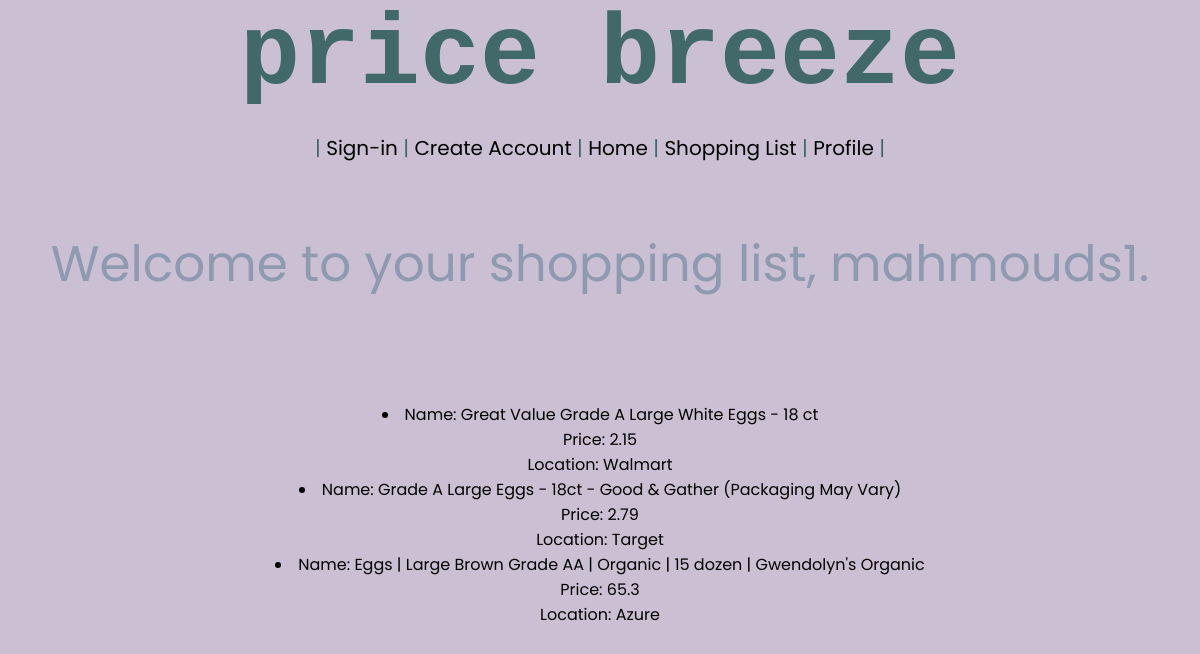
The page /list/ (signed in) on the database its author committed.
### breeze/models.py (models this page shows)
class Item(models.Model):
    item_id = models.IntegerField()
    userid = models.ForeignKey('ShoppingList', on_delete=models.CASCADE, null=True)
    item_name = models.CharField(max_length=50)
    price = models.CharField(max_length=50, null=True)
    location = models.CharField(max_length=50)

### breeze/views.py (the view)
# urls.py: path("list/", views.list, name="list"),
def list(request):
	list = ShoppingList.objects.get(userid=request.user)
	if request.method == "POST":
		name = request.POST.get('title')
		new_item = Item(userid=list, item_name=name, item_id = 1)
		new_item.save()
	items = Item.objects.filter(userid=list)
	return render(request, "shopping_list.html", {"item_list":items})

### breeze/templates/shopping_list.html (shortened to what this page needs)
{% extends "base.html" %}
{% block content %}
    <header>
        <h1>price breeze</h1>
        <nav class = "navBar">
            <ul>
                <li>|   <a href="{% url 'login'%}">Sign-in</a> | </li>
                <li><a href="{% url 'create_account'%}">Create Account</a> | </li>
                <li><a href="{% url 'home'%}">Home</a> | </li>
                <li><a href="{% url 'list'%}">Shopping List</a> |  </li>
                <li><a href="{% url 'user_profile_view'%}">Profile</a>  |   </li>
            </ul>
        </nav>
        <br>
        <div id = "usernameShow">
            {% if user.is_authenticated %}
            <p> Welcome to your shopping list, {{ user.get_username }}. </p>
            {% endif %}
        </div>
    </header>
    <br>
    <br>
    <br>
    <br>
    {% for item in item_list %}
        <li>
            <span>Name: {{ item.item_name }}</span>
            <p>Price: {{ item.price }}</p>
            <p>Location: {{ item.location }}</p>
        </li>
    {% endfor %}
{% endblock %}

### templates/base.html (shortened to what this page needs)
<!DOCTYPE html>
<html>
<head>
    <link rel="stylesheet" href="../../static/homeDesign.css" />
    <link rel = "stylesheet" href = "../../static/background.css?{% now "U" %}">
</head>
<body>
    {% block content %}{% endblock %}
</body>

### breeze/static/homeDesign.css (style rules this page uses)
#usernameShow { color: #8e9aaf; font-size: 100pxpx; font-family: 'Poppins', sans-serif;; }
a { color: black; text-decoration: none; }
.navBar ul li { text-align: center; font-size: 20px; display: inline; font-family: 'Poppins', sans-serif; }

### breeze/static/background.css (style rules this page uses)
* { margin: 0px; padding: 0px; }
header { width: 100%; color: rgb(65, 105, 105); font-size: 50px; font-family: 'Courier New', Courier, monospace; position: relative; z-index: 8; }
body { background-color:#cbc0d3; font-family: 'Poppins', sans-serif; text-align: center; z-index: 9; position: relative; }

### rows shown on the page
Item: item_name "Great Value Grade A Large White Eggs - 18 ct", price "2.15", location "Walmart"
Item: item_name "Grade A Large Eggs - 18ct - Good & Gather (Packaging May Vary)", price "2.79", location "Target"
Item: item_name "Eggs | Large Brown Grade AA | Organic | 15 dozen | Gwendolyn's Organic", price "65.3", location "Azure"

### other values the page prints
{{ user.get_username }} "mahmouds1"
